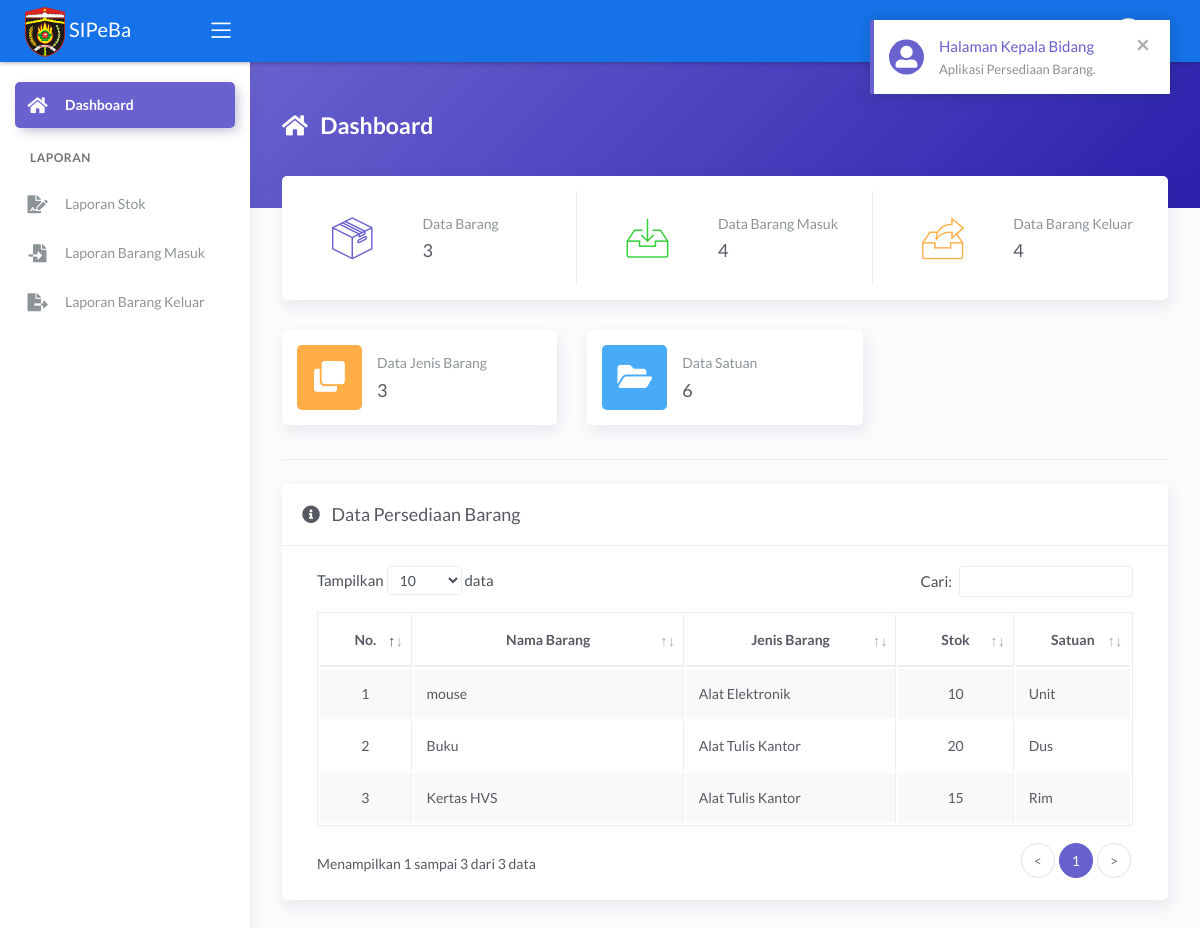
/main.php?module=dashboard&pesan=1 (signed in), run on the app's committed database.
### tables this page shows
CREATE TABLE `tbl_barang` (
  `id_barang` varchar(5) NOT NULL,
  `nama_barang` varchar(100) NOT NULL,
  `jenis` int(11) NOT NULL,
  `stok_minimum` int(11) NOT NULL,
  `stok` int(11) NOT NULL DEFAULT 0,
  `satuan` int(11) NOT NULL
);

CREATE TABLE `tbl_jenis` (
  `id_jenis` int(11) NOT NULL,
  `nama_jenis` varchar(50) NOT NULL
);

CREATE TABLE `tbl_satuan` (
  `id_satuan` int(11) NOT NULL,
  `nama_satuan` varchar(30) NOT NULL
);

### modules/dashboard/tampil_data.php (the view)
<?php
if (basename($_SERVER['PHP_SELF']) === basename(__FILE__)) {
  header('location: 404.html');
}
else {
  if (isset($_GET['pesan'])) {
    if ($_GET['pesan'] == 1) {
      echo '<div class="alert alert-notify alert-secondary alert-dismissible fade show" role="alert">
              <span data-notify="icon" class="fas fa-user-alt"></span>
              <span data-notify="title" class="text-secondary">Halaman ' . $_SESSION['nama_user'] . '</span>
              <span data-notify="message">Aplikasi Persediaan Barang.</span>
              <button type="button" class="close" data-dismiss="alert" aria-label="Close">
                <span aria-hidden="true">&times;</span>
              </button>
            </div>';
    }
  }
?>
  <div class="panel-header bg-secondary-gradient">
    <div class="page-inner py-5">
      <div class="d-flex align-items-left align-items-md-top flex-column flex-md-row">
        <div class="page-header text-white">
          <h4 class="page-title text-white"><i class="fas fa-home mr-2"></i> Dashboard</h4>
        </div>
      </div>
    </div>
  </div>
  <div class="page-inner mt--5">
    <div class="row row-card-no-pd mt--2">
      <div class="col-sm-12 col-md-4">
        <div class="card card-stats card-round">
          <div class="card-body ">
            <div class="row">
              <div class="col-5">
                <div class="icon-big2 text-center">
                  <i class="flaticon-box-2 text-secondary"></i>
                </div>
              </div>
              <div class="col-7 col-stats">
                <div class="numbers">
                  <p class="card-category">Data Barang</p>
                  <?php
                  $query = mysqli_query($mysqli, "SELECT * FROM tbl_barang")
                                                  or die('Ada kesalahan pada query jumlah data barang : ' . mysqli_error($mysqli));
                  $jumlah_barang = mysqli_num_rows($query);
                  ?>
                  <h4 class="card-title"><?php echo number_format($jumlah_barang, 0, '', '.'); ?></h4>
                </div>
              </div>
            </div>
          </div>
        </div>
      </div>
      <div class="col-sm-12 col-md-4">
        <div class="card card-stats card-round">
          <div class="card-body ">
            <div class="row">
              <div class="col-5">
                <div class="icon-big2 text-center">
                  <i class="flaticon-inbox text-success"></i>
                </div>
              </div>
              <div class="col-7 col-stats">
                <div class="numbers">
                  <p class="card-category">Data Barang Masuk</p>
                  <?php
                  $query = mysqli_query($mysqli, "SELECT * FROM tbl_barang_masuk")
                                                  or die('Ada kesalahan pada query jumlah data barang masuk : ' . mysqli_error($mysqli));
                  $jumlah_barang_masuk = mysqli_num_rows($query);
                  ?>
                  <h4 class="card-title"><?php echo number_format($jumlah_barang_masuk, 0, '', '.'); ?></h4>
                </div>
              </div>
            </div>
          </div>
        </div>
      </div>
      <div class="col-sm-12 col-md-4">
        <div class="card card-stats card-round">
          <div class="card-body">
            <div class="row">
              <div class="col-5">
                <div class="icon-big2 text-center">
                  <i class="flaticon-archive text-warning"></i>
                </div>
              </div>
              <div class="col-7 col-stats">
                <div class="numbers">
                  <p class="card-category">Data Barang Keluar</p>
                  <?php
                  $query = mysqli_query($mysqli, "SELECT * FROM tbl_barang_keluar")
                                                  or die('Ada kesalahan pada query jumlah data barang keluar : ' . mysqli_error($mysqli));
                  $jumlah_barang_keluar = mysqli_num_rows($query);
                  ?>
                  <h4 class="card-title"><?php echo number_format($jumlah_barang_keluar, 0, '', '.'); ?></h4>
                </div>
              </div>
            </div>
          </div>
        </div>
      </div>
    </div>
    <?php
    if ($_SESSION['hak_akses']) { ?>
      <div class="row">
        <div class="col-sm-12 col-md-4">
          <div class="card card-stats card-round">
            <div class="card-body ">
              <div class="row align-items-center">
                <div class="col-icon">
                  <div class="icon-big text-center icon-warning bubble-shadow-small">
                    <i class="fas fa-clone"></i>
                  </div>
                </div>
                <div class="col col-stats ml-3 ml-sm-0">
                  <div class="numbers">
                    <p class="card-category">Data Jenis Barang</p>
                    <?php
                    $query = mysqli_query($mysqli, "SELECT * FROM tbl_jenis")
                                                    or die('Ada kesalahan pada query jumlah data jenis barang : ' . mysqli_error($mysqli));
                    $jumlah_jenis_barang = mysqli_num_rows($query);
                    ?>
                    <h4 class="card-title"><?php echo number_format($jumlah_jenis_barang, 0, '', '.'); ?></h4>
                  </div>
                </div>
              </div>
            </div>
          </div>
        </div>
        <div class="col-sm-12 col-md-4">
          <div class="card card-stats card-round">
            <div class="card-body">
              <div class="row align-items-center">
                <div class="col-icon">
                  <div class="icon-big text-center icon-info bubble-shadow-small">
                    <i class="fas fa-folder-open"></i>
                  </div>
                </div>
                <div class="col col-stats ml-3 ml-sm-0">
                  <div class="numbers">
                    <p class="card-category">Data Satuan</p>
                    <?php
                    $query = mysqli_query($mysqli, "SELECT * FROM tbl_satuan")
                                                    or die('Ada kesalahan pada query jumlah data satuan : ' . mysqli_error($mysqli));
                    $jumlah_satuan = mysqli_num_rows($query);
                    ?>
                    <h4 class="card-title"><?php echo number_format($jumlah_satuan, 0, '', '.'); ?></h4>
                  </div>
                </div>
              </div>
            </div>
          </div>
        </div>
      </div>
      <hr class="mt-1 pb-2">
    <?php } ?>
    <div class="card">
      <div class="card-header">
        <div class="card-title"><i class="fas fa-info-circle mr-2"></i> Data Persediaan Barang </div>
      </div>
      <div class="card-body">
        <div class="table-responsive">
          <table id="basic-datatables" class="display table table-bordered table-striped table-hover">
            <thead>
              <tr>
                <th class="text-center">No.</th>
                <th class="text-center">Nama Barang</th>
                <th class="text-center">Jenis Barang</th>
                <th class="text-center">Stok</th>
                <th class="text-center">Satuan</th>
              </tr>
            </thead>
            <tbody>
              <?php
              $no = 1;
              $query = mysqli_query($mysqli, "SELECT a.id_barang, a.nama_barang, a.jenis, a.stok_minimum, a.stok, a.satuan, b.nama_jenis, c.nama_satuan
                                              FROM tbl_barang as a INNER JOIN tbl_jenis as b INNER JOIN tbl_satuan as c
                                              ON a.jenis=b.id_jenis AND a.satuan=c.id_satuan
                                              WHERE a.jenis ORDER BY a.id_barang ASC")
                                              or die('Ada kesalahan pada query tampil data : ' . mysqli_error($mysqli));
              while ($data = mysqli_fetch_assoc($query)) { ?>
                <tr>
                  <td width="50" class="text-center"><?php echo $no++; ?></td>
                  <td width="200"><?php echo $data['nama_barang']; ?></td>
                  <td width="150"><?php echo $data['nama_jenis']; ?></td>
                  <td width="70" class="text-center"><?php echo $data['stok']; ?></td>
                  <td width="70"><?php echo $data['nama_satuan']; ?></td>
                </tr>
              <?php } ?>
            </tbody>
          </table>
        </div>
      </div>
    </div>
  </div>
<?php } ?>

### main.php (shortened to what this page needs)
<?php
if (empty($_SESSION['username']) && empty($_SESSION['password'])) {
  header('location: login.php?pesan=2');
}
else { ?>
  <!DOCTYPE html>
  <html lang="en">
  <head>
    <link rel="stylesheet" href="assets/js/plugin/datepicker/css/bootstrap-datepicker.css">
    <link rel="stylesheet" href="assets/js/plugin/chosen/css/chosen.css">
    <link rel="stylesheet" href="assets/css/bootstrap.min.css">
    <link rel="stylesheet" href="assets/css/atlantis.min.css">
  </head>
  <body>
    <div class="wrapper">
      <div class="main-header">
        <div class="logo-header" data-background-color="blue">
          <a href="?module=dashboard" class="logo">
            <div class="navbar-brand">
              <span><img src="assets/img/logo-ngawi.png" width="40" height="50"></span>
              <span class="text-white">SIPeBa</span>
            </div>
          </a>
          <div class="nav-toggle">
            <button class="btn btn-toggle toggle-sidebar">
              <i class="icon-menu"></i>
            </button>
          </div>
        </div>
        <nav class="navbar navbar-header navbar-expand-lg" data-background-color="blue">
          <div class="container-fluid">
            <ul class="navbar-nav topbar-nav ml-md-auto align-items-center">
              <li class="nav-item dropdown hidden-caret">
                <a class="dropdown-toggle profile-pic" data-toggle="dropdown" href="javascript:void(0)" aria-expanded="false">
                  <div class="avatar-sm-top mt-1">
                  </div>
                </a>
              </li>
            </ul>
          </div>
        </nav>
      </div>
      <div class="sidebar sidebar-style-2">
        <div class="sidebar-wrapper scrollbar scrollbar-inner">
          <div class="sidebar-content">
            <ul class="nav nav-secondary">
              <?php include "sidebar_menu.php"; ?>
            </ul>
          </div>
        </div>
      </div>
      <div class="main-panel">
        <div class="content">
          <?php include "content.php"; ?>
        </div>
      </div>
    </div>
  </body>
  </html>
<?php } ?>

### sidebar_menu.php (shortened to what this page needs)
<?php
if (basename($_SERVER['PHP_SELF']) === basename(__FILE__)) {
  header('location: 404.html');
}
else {
  if ($_SESSION['hak_akses'] == 'Kepala Bidang') {
    if ($_GET['module'] == 'dashboard') { ?>
      <li class="nav-item active">
        <a href="?module=dashboard">
          <i class="fas fa-home"></i>
          <p>Dashboard</p>
        </a>
      </li>
    <?php
    }
    if ($_GET['module'] == 'laporan_stok') { ?>
      <li class="nav-section">
        <span class="sidebar-mini-icon">
          <i class="fa fa-ellipsis-h"></i>
        </span>
        <h4 class="text-section">Laporan</h4>
      </li>
      <li class="nav-item active">
        <a href="?module=laporan_stok">
          <i class="fas fa-file-signature"></i>
          <p>Laporan Stok</p>
        </a>
      </li>
    <?php
    }
    else { ?>
      <li class="nav-section">
        <h4 class="text-section">Laporan</h4>
      </li>
      <li class="nav-item">
        <a href="?module=laporan_stok">
          <i class="fas fa-file-signature"></i>
          <p>Laporan Stok</p>
        </a>
      </li>
    <?php
    }
    if ($_GET['module'] == 'laporan_barang_masuk') { ?>
      <li class="nav-item active">
        <a href="?module=laporan_barang_masuk">
          <i class="fas fa-file-import"></i>
          <p>Laporan Barang Masuk</p>
        </a>
      </li>
    <?php
    }
    else { ?>
      <li class="nav-item">
        <a href="?module=laporan_barang_masuk">
          <i class="fas fa-file-import"></i>
          <p>Laporan Barang Masuk</p>
        </a>
      </li>
    <?php
    }
    if ($_GET['module'] == 'laporan_barang_keluar') { ?>
      <li class="nav-item active">
        <a href="?module=laporan_barang_keluar">
          <i class="fas fa-file-export"></i>
          <p>Laporan Barang Keluar</p>
        </a>
      </li>
    <?php
    }
    else { ?>
      <li class="nav-item">
        <a href="?module=laporan_barang_keluar">
          <i class="fas fa-file-export"></i>
          <p>Laporan Barang Keluar</p>
        </a>
      </li>
    <?php
    }
  }
}
?>

### content.php
<?php
if (basename($_SERVER['PHP_SELF']) === basename(__FILE__)) {
  header('location: 404.html');
}
else {
  require_once "config/database.php";
  if ($_GET['module'] == 'dashboard') {
    include "modules/dashboard/tampil_data.php";
  }
  elseif ($_GET['module'] == 'barang' && $_SESSION['hak_akses'] != 'Kepala Bidang' )  {
    include "modules/barang/tampil_data.php";
  }
  elseif ($_GET['module'] == 'form_entri_barang' && $_SESSION['hak_akses'] != 'Administrator') {
    include "modules/barang/form_entri.php";
  }
  elseif ($_GET['module'] == 'form_ubah_barang' && $_SESSION['hak_akses'] != 'Administrator') {
    include "modules/barang/form_ubah.php";
  }
  elseif ($_GET['module'] == 'tampil_detail_barang' && $_SESSION['hak_akses'] != 'Administrator') {
    include "modules/barang/tampil_detail.php";
  }
  elseif ($_GET['module'] == 'jenis' && $_SESSION['hak_akses'] != 'Administrator') {
    include "modules/jenis/tampil_data.php";
  }
  elseif ($_GET['module'] == 'form_entri_jenis' && $_SESSION['hak_akses'] != 'Administrator') {
    include "modules/jenis/form_entri.php";
  }
  elseif ($_GET['module'] == 'form_ubah_jenis' && $_SESSION['hak_akses'] != 'Administrator') {
    include "modules/jenis/form_ubah.php";
  }
  elseif ($_GET['module'] == 'satuan' && $_SESSION['hak_akses'] != 'Administrator') {
    include "modules/satuan/tampil_data.php";
  }
  elseif ($_GET['module'] == 'form_entri_satuan' && $_SESSION['hak_akses'] != 'Administrator') {
    include "modules/satuan/form_entri.php";
  }
  elseif ($_GET['module'] == 'form_ubah_satuan' && $_SESSION['hak_akses'] != 'Administrator') {
    include "modules/satuan/form_ubah.php";
  }
  elseif ($_GET['module'] == 'barang_masuk' && $_SESSION['hak_akses'] != 'Administrator') {
    include "modules/barang-masuk/tampil_data.php";
  }
  elseif ($_GET['module'] == 'form_entri_barang_masuk' && $_SESSION['hak_akses'] != 'Administrator') {
    include "modules/barang-masuk/form_entri.php";
  }
  elseif ($_GET['module'] == 'form_ubah_barang_masuk' && $_SESSION['hak_akses'] != 'Administrator') {
    include "modules/barang-masuk/form_ubah.php";
  }
  elseif ($_GET['module'] == 'barang_keluar' && $_SESSION['hak_akses'] != 'Administrator') {
    include "modules/barang-keluar/tampil_data.php";
  }
  elseif ($_GET['module'] == 'form_entri_barang_keluar' && $_SESSION['hak_akses'] != 'Administrator') {
    include "modules/barang-keluar/form_entri.php";
  }
  elseif ($_GET['module'] == 'form_ubah_barang_keluar' && $_SESSION['hak_akses'] != 'Administrator') {
    include "modules/barang-keluar/form_ubah.php";
  }
  elseif ($_GET['module'] == 'laporan_stok') {
    include "modules/laporan-stok/tampil_data.php";
  }
  elseif ($_GET['module'] == 'laporan_barang_masuk') {
    include "modules/laporan-barang-masuk/tampil_data.php";
  }
  elseif ($_GET['module'] == 'laporan_barang_keluar') {
    include "modules/laporan-barang-keluar/tampil_data.php";
  }
  elseif ($_GET['module'] == 'user' && $_SESSION['hak_akses'] == 'Kepala Bidang') {
    include "modules/user/tampil_data.php";
  }
  elseif ($_GET['module'] == 'form_entri_user' && $_SESSION['hak_akses'] == 'Kepala Bidang') {
    include "modules/user/form_entri.php";
  }
  elseif ($_GET['module'] == 'form_ubah_user' && $_SESSION['hak_akses'] == 'Kepala Bidang') {
    include "modules/user/form_ubah.php";
  }
}

### data on the page
tbl_barang: nama_barang "mouse", tbl_jenis.nama_jenis "Alat Elektronik", stok "10", tbl_satuan.nama_satuan "Unit"
tbl_barang: nama_barang "Buku", tbl_jenis.nama_jenis "Alat Tulis Kantor", stok "20", tbl_satuan.nama_satuan "Dus"
tbl_barang: nama_barang "Kertas HVS", tbl_jenis.nama_jenis "Alat Tulis Kantor", stok "15", tbl_satuan.nama_satuan "Rim"

### other printed values
$_SESSION['nama_user'] "Kepala Bidang"
$jumlah_barang "3"
$jumlah_barang_masuk "4"
$jumlah_barang_keluar "4"
$jumlah_jenis_barang "3"
$jumlah_satuan "6"
